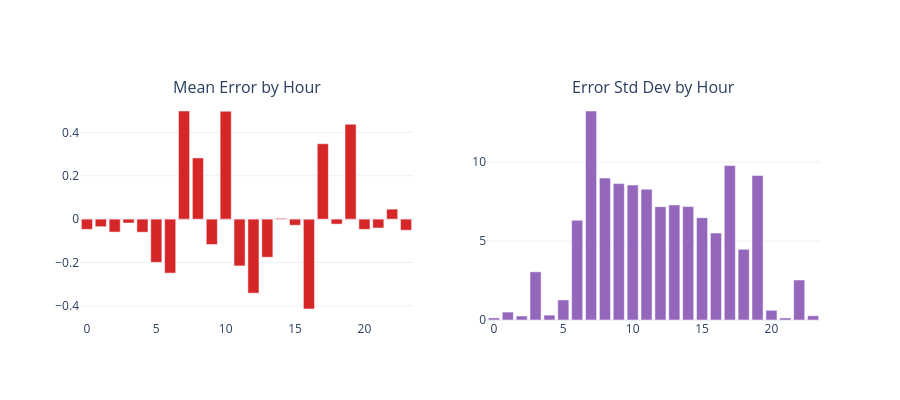

Notebook code for this chart:
### Markdown cell above
## Cell 10: Residual analysis

### Code cell
# Residuals by hour of day
test_eval["hour"] = test_eval["programmed_departure_time"].dt.hour
residual_by_hour = test_eval.groupby("hour")["error"].agg(["mean", "std"]).reset_index()

fig = make_subplots(rows=1, cols=2, subplot_titles=["Mean Error by Hour", "Error Std Dev by Hour"])

fig.add_trace(
    go.Bar(x=residual_by_hour["hour"], y=residual_by_hour["mean"], marker_color="#d62728"),
    row=1, col=1
)
fig.add_trace(
    go.Bar(x=residual_by_hour["hour"], y=residual_by_hour["std"], marker_color="#9467bd"),
    row=1, col=2
)

fig.update_layout(template="plotly_white", height=400, showlegend=False)
fig.show()

print("\nMean error by hour (bias check):")
print(residual_by_hour.round(3).to_string(index=False))

### Figure 1 — Plotly figure (JSON) as saved in the notebook; plotly's stock layout.template omitted (floating-point values rounded to 4 significant figures)
{"data": [{"marker": {"color": "#d62728"}, "type": "bar", "x": [0, 1, 2, 3, 4, 5, 6, 7, 8, 9, 10, 11, 12, 13, 14, 15, 16, 17, 18, 19, 20, 21, 22, 23], "xaxis": "x", "y": [-0.04713, -0.03491, -0.05969, -0.01793, -0.06024, -0.1992, -0.2488, 0.4985, 0.2821, -0.1171, 0.4975, -0.2157, -0.3413, -0.1755, 0.004029, -0.0281, -0.4142, 0.3477, -0.02301, 0.4376, -0.04709, -0.04094, 0.04607, -0.05116], "yaxis": "y"}, {"marker": {"color": "#9467bd"}, "type": "bar", "x": [0, 1, 2, 3, 4, 5, 6, 7, 8, 9, 10, 11, 12, 13, 14, 15, 16, 17, 18, 19, 20, 21, 22, 23], "xaxis": "x2", "y": [0.1342, 0.5031, 0.2542, 3.054, 0.3105, 1.27, 6.315, 13.24, 8.993, 8.641, 8.549, 8.287, 7.179, 7.289, 7.185, 6.482, 5.508, 9.787, 4.481, 9.159, 0.6126, 0.1298, 2.534, 0.2687], "yaxis": "y2"}], "layout": {"annotations": [{"font": {"size": 16}, "showarrow": false, "text": "Mean Error by Hour", "x": 0.225, "xanchor": "center", "xref": "paper", "y": 1, "yanchor": "bottom", "yref": "paper"}, {"font": {"size": 16}, "showarrow": false, "text": "Error Std Dev by Hour", "x": 0.775, "xanchor": "center", "xref": "paper", "y": 1, "yanchor": "bottom", "yref": "paper"}], "height": 400, "showlegend": false, "xaxis": {"anchor": "y", "domain": [0, 0.45]}, "xaxis2": {"anchor": "y2", "domain": [0.55, 1]}, "yaxis": {"anchor": "x", "domain": [0, 1]}, "yaxis2": {"anchor": "x2", "domain": [0, 1]}}}
